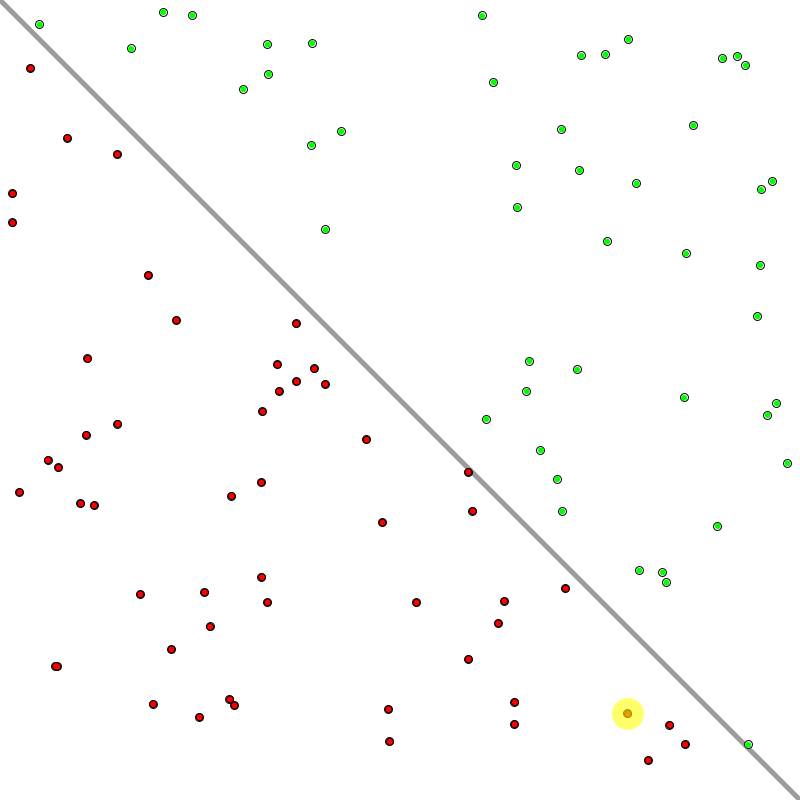
Frame 1 (no input)
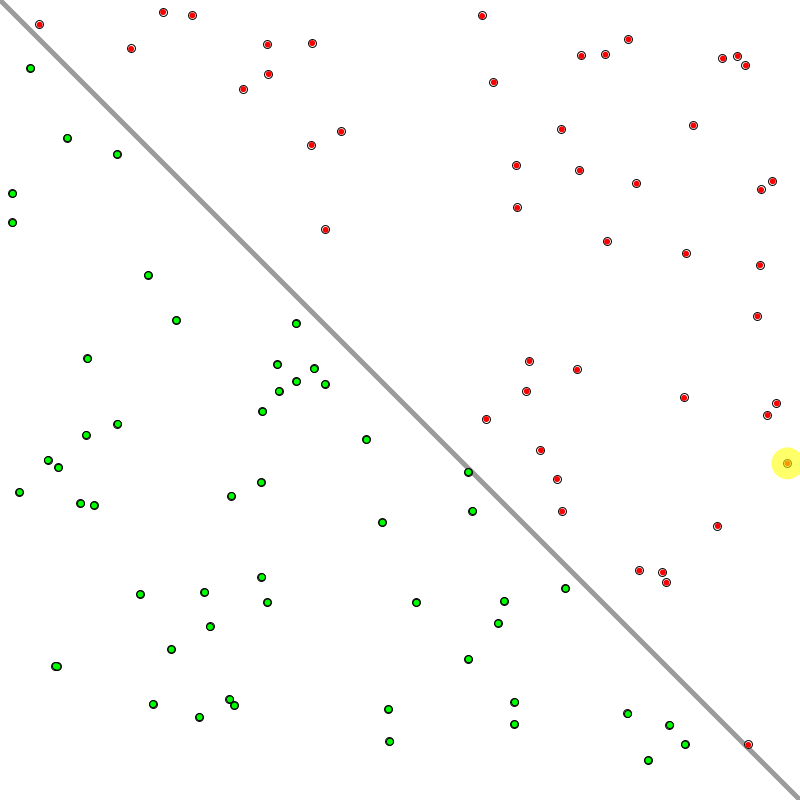
Frame 60 (the mouse pressed at the canvas centre just before this capture)
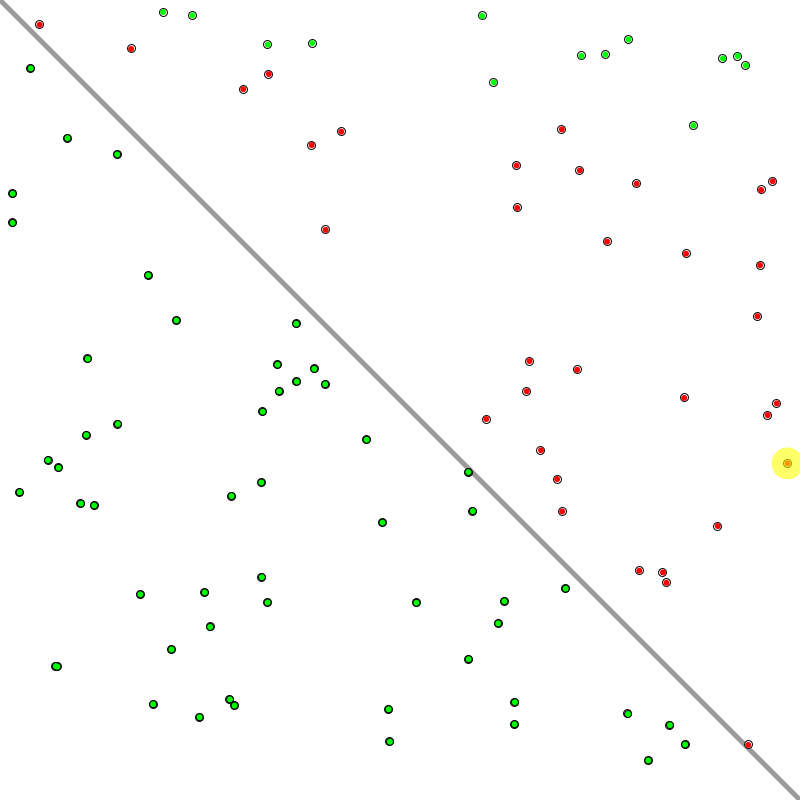
Frame 120 (the mouse held since frame 60 and released just before this capture)

The Processing sketch that drew these frames (run headless with seeded random() and noise(); from frame 60 on, the mouse is pressed at the canvas centre):

// Processing sketch: perceptron
// ── perceptron.pde
// label function for output
int sign (float n) {
    if(n >= 0) {
        return 1;
    }
    return -1;
}

class Perceptron {
    float[] weights = new float[2];
    float bias = 1;

    // Constructor
    Perceptron() {
        // initialize the weights randomly
        for (int i = 0; i < weights.length; i++) {
            weights[i] = 0;
        }
    }

    // make a guess based on the inputs
    int guess(float[] inputs) {
        float sum = 0;
        for (int i = 0; i < weights.length; i++) {
            sum += inputs[i] * weights[i] * bias;
        }

        int output = sign(sum);

        return output;
    }

    // supervised learning
    void train(float[] inputs, int target, float learning_rate) {
        int guess = guess(inputs);
        int error = target - guess;

        // tune the weights
        for (int i = 0; i < weights.length; i++) {
            float delta_weight = error * inputs[i] * learning_rate;
            weights[i] += delta_weight;
        }
    }
}
// ── main.pde
Perceptron perceptron;
Point[] points = new Point[100];
Point[] tests = new Point[1000];
int frameCount, trainingIndex, score = 0;
float[] inps = new float[2];

void setup() {
    size(800, 800);

    // second display:
    String[] args = {"The Perceptron Process"};
    SecondApplet sa = new SecondApplet();
    PApplet.runSketch(args, sa);

    frameCount = 0;
    trainingIndex = 0;
    perceptron = new Perceptron();

    for (int i = 0; i < points.length; i++) {
        points[i] = new Point();
    }

    for (int i = 0; i < tests.length; i++) {
        tests[i] = new Point();
    }

    println(points[0].x, tests[0].x);
}

void draw() {
    background(255);
    frameCount++;

    // diagonal line separating two regions
    stroke(0, 100);
    strokeWeight(5);
    line(0, 0, width, height);
    strokeWeight(1);

    if (score >= (points.length * 1)) {
        println("training complete!");
        score = 0;
        for (Point pt : tests) {
            pt.show();
        }

        for (Point pt: tests) {
            int target = pt.label;
            float[] inputs = {pt.x, pt.y};
            int guess = perceptron.guess(inputs);            


            if (guess == target) {
                fill(0, 255, 0);
                score++;
            } else {
                fill(255, 0, 0);
            }
            noStroke();
            ellipse(pt.x, pt.y, 6, 6);
        }
    noLoop();
    } else {
        score = 0;

        // show points
        for (Point pt : points) {
            pt.show();
        }

        Point current = points[0];

        // train the perceptron
        for (Point pt: points) {
            int target = pt.label;
            float[] inputs = {pt.x, pt.y};
            int guess = perceptron.guess(inputs);            


            if (guess == target) {
                fill(0, 255, 0);
                score++;
            } else {
                current = pt;
                fill(255, 0, 0);
            }
            noStroke();
            ellipse(pt.x, pt.y, 6, 6);
        }

        fill(255, 255, 0, 150);
        noStroke();
        ellipse(current.x, current.y, 32, 32);

        if (frameCount % 10 == 0) {
            // training over one by one points at a time:
            println("training...");

            int target = current.label;
            inps[0] = current.x;
            inps[1] = current.y;
            perceptron.train(inps, target, 0.01);

            trainingIndex++;
            if (trainingIndex >= points.length) {
                trainingIndex = 0;
            }    
        }
    }
}

public class SecondApplet extends PApplet {

    public void settings() {
        size(800, 800);
    }

    public void draw() {
        background(51);

        fill(255);
        stroke(255, 100);
        strokeWeight(10);
        // inputs
        line(100, height/4, width/2, height/2);
        line(100, (height/4) * 3, width/2, height/2);

        ellipse(100, height/4, 100, 100);
        ellipse(100, (height/4) * 3, 100, 100);
        // perceptron
        ellipse(width/2, height/2, 100, 100);
        // output
        line(width/2, height/2, width - 100, height/2);
        ellipse(width - 100, height/2, 100, 100);

        // labels
        fill(51);
        textSize(16);
        text(inps[0], 100 - 30, height/4 + 4);
        text(inps[1], 100 - 30, (height/4) * 3 + 4);

        text(perceptron.weights[0], width/2 - 27, height/2 - 6);
        text(perceptron.weights[1], width/2 - 29, height/2 + 14);

        text(perceptron.guess(inps), width - 100 - 4, height/2 + 4);
    }
}
// ── training.pde
class Point {
    float x;
    float y;
    int label;

    Point() {
        x = random(width);
        y = random(height);

        if (x > y) {
            label = 1;
        } else {
            label = -1;
        }
    }

    void show() {
        stroke(0);

        if (label == 1) {
            fill(255);
        } else {
            fill(0);
        }

        ellipse(x, y, 8, 8);
    }
}
